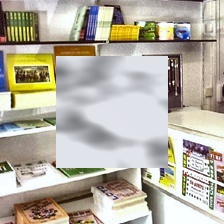
#> input picture scratch_test/known_0_white.jpg, 224 x 224 px; its folder holds only this picture in this run
$ python -i instrumented_augment.py   (imports and definitions only)
#> lines starting #> are read from the running program, lines starting #| are printed output that depends on the picture
### utils/dataset_utils.py
import numpy as np
from scipy.ndimage import gaussian_filter, zoom
from scipy.stats import truncnorm
import cv2
import os
import random
from .color_utils import ColorLibrary

DEFAULT_DIMENSIONS = (224, 224)
PATTERN_TYPES = ['solid', 'stripes', 'color_blocking', 'polka_dot']
PATTERN_WEIGHTS = [0.5, 0.25, 0.15, 0.1]

class InnerSquareGenerator:
    # [102 lines left out: functions __init__, generate_random_color, compose_random_color, add_pattern, apply_synthetic_fold_texture, generate and 1 more, not called in this run]

class OuterSquareGenerator:

    def __init__(self, dimensions=DEFAULT_DIMENSIONS, path_to_bgs=None):
        self.dimensions = dimensions
        self.path_to_bgs = path_to_bgs

    # [40 lines left out: function generate, not called in this run]

class DatasetGenerator:

    def __init__(self, dimensions=DEFAULT_DIMENSIONS, path_to_bgs=None):
        self.outer_gen = OuterSquareGenerator(dimensions=dimensions, path_to_bgs=path_to_bgs)
        self.inner_gen = InnerSquareGenerator(dimensions=dimensions)

    # [317 lines left out: functions generate, generate_synthetic_clothing_folds, color_balance_image, _sample_distinct_random_colors, _blend_with_alpha, _apply_solid_gradient_pattern and 4 more, not called in this run]


def _sample_texture_opacity(min_alpha=0.3, max_alpha=1.0):
    return float(np.random.uniform(min_alpha, max_alpha))

# =================================================
#               HELPER FUNCTIONS
# =================================================

# [200 lines left out: functions _perlin_2d, _fbm_perlin, _linearization_and_black_level_sub, _chromatic_adaptation_shades_of_gray, _exposure_and_local_contrast, _sample_truncated_normal and 6 more, not called in this run]


def _augment_jpeg_compression(img_uint8, quality_range=(40, 85)):
    """Simulate JPEG camera compression artifacts by encoding and decoding at a random quality."""
    quality = random.randint(*quality_range)
    encode_params = [cv2.IMWRITE_JPEG_QUALITY, quality]
    _, encoded = cv2.imencode('.jpg', img_uint8, encode_params)
    return cv2.imdecode(encoded, cv2.IMREAD_COLOR)


# [13 lines left out: function _augment_salt_and_pepper, not called in this run]

### utils/instrumented_augment.py
# =============================================================================
# instrumented_augment.py: augmentations that report what they did
# =============================================================================
# The V1/V2 pipeline samples a parameter for every augmentation and then throws
# it away. That discarded number is exactly what a failure-mode diagnosis needs:
# without it you can observe *that* the model is worse on some images, but never
# *which photometric axis* is responsible.
#
# This module re-implements the V2 lighting pipeline so that every effect
# returns the value it sampled. Distributions are unchanged from V2, so the
# data is statistically identical, with one deliberate exception documented
# below.
#
# DELIBERATE CHANGE vs V2: hue and saturation are decoupled.
#   In V2 both live inside `_augment_color_jitter` behind ONE p=0.5 gate, so
#   they always fire together. Perfectly correlated regressors cannot be
#   attributed: "the model struggles with hue" is unfalsifiable if hue never
#   varies independently of saturation. They now have independent gates.
#
# Two modes:
#   apply_lighting(...)      stochastic, matches the V2 training distribution
#   apply_single_axis(...)   forces exactly ONE axis to a chosen value, leaving
#                            every other axis neutral. Used for probe sets,
#                            where clean attribution requires that only one
#                            thing varies at a time.
# =============================================================================

import random

import cv2
import numpy as np

from .dataset_utils import (
    _augment_brightness_contrast,
    _augment_gaussian_blur,
    _augment_jpeg_compression,
    _augment_salt_and_pepper,
    _augment_shadow,
    _sample_truncated_normal,
)
from .color_utils_extended import (
    _augment_specular_highlight,
    _augment_vignette,
)

# ── Axis registry ────────────────────────────────────────────────────────────
# Every axis: the metadata column it writes, its neutral (no-effect) value, and
# the range it is swept over when building a probe set.
AXES = (
    "brightness", "temperature", "hue", "saturation", "shadow",
    "blur", "noise", "jpeg", "specular", "vignette",
)

AXIS_RANGE = {
    "brightness":  (0.3, 1.8),      # multiplier;  neutral 1.0
    "temperature": (-1.0, 1.0),     # signed warm/cool;  neutral 0.0
    "hue":         (-25.0, 25.0),   # degrees;  neutral 0.0
    "saturation":  (0.3, 2.0),      # multiplier;  neutral 1.0
    "shadow":      (0.1, 0.55),     # ramp strength;  neutral 0.0
    "blur":        (0.1, 1.5),      # gaussian sigma;  neutral 0.0
    "noise":       (0.001, 0.005),  # salt-pepper density;  neutral 0.0
    "jpeg":        (40, 85),        # quality (LOWER is harder);  neutral 100
    "specular":    (0.15, 0.4),     # highlight strength;  neutral 0.0
    "vignette":    (0.2, 0.5),      # edge falloff;  neutral 0.0
}

AXIS_NEUTRAL = {
    "brightness": 1.0, "temperature": 0.0, "hue": 0.0, "saturation": 1.0,
    "shadow": 0.0, "blur": 0.0, "noise": 0.0, "jpeg": 100,
    "specular": 0.0, "vignette": 0.0,
}

# Metadata columns emitted per image. NaN means "this effect did not fire".
META_COLUMNS = (
    "aug_brightness", "aug_temp_r", "aug_temp_b", "aug_hue", "aug_sat",
    "aug_shadow", "aug_blur", "aug_noise", "aug_jpeg",
    "aug_specular", "aug_vignette", "n_aug",
)

TEMP_HALF_RANGE = 0.25  # r,b scales live in 1.0 +/- this  (matches V2's U(0.75, 1.25))


# [31 lines left out: functions probe_values, _temp_scales_from_signed, _apply_temperature, not called in this run]


def _apply_hue(img_float, hue_shift_deg):
    img_uint8 = (np.clip(img_float, 0.0, 1.0) * 255).astype(np.uint8)
    hsv = cv2.cvtColor(img_uint8, cv2.COLOR_BGR2HSV).astype(np.float32)
    hsv[:, :, 0] = (hsv[:, :, 0] + hue_shift_deg) % 180.0
    return cv2.cvtColor(hsv.astype(np.uint8), cv2.COLOR_HSV2BGR).astype(np.float32) / 255.0


# [5 lines left out: function _apply_saturation, not called in this run]


def _apply_blur_sigma(img_float, sigma):
    from scipy.ndimage import gaussian_filter
    return gaussian_filter(img_float, sigma=[sigma, sigma, 0])


def _apply_noise_density(img_float, density):
    out = img_float.copy()
    n = int(density * out.shape[0] * out.shape[1])
    rng = np.random.default_rng(np.random.randint(0, 2**31 - 1))
    out[rng.integers(0, out.shape[0], n), rng.integers(0, out.shape[1], n)] = 1.0
    out[rng.integers(0, out.shape[0], n), rng.integers(0, out.shape[1], n)] = 0.0
    return out


def _apply_shadow_strength(img_float, strength):
    """Directional shadow at a *fixed* strength (V2 samples it internally)."""
    h, w = img_float.shape[:2]
    direction = random.choice(["left", "right", "top", "bottom"])
    if direction == "left":
        ramp = np.tile(np.linspace(strength, 0.0, w, dtype=np.float32), (h, 1))
    elif direction == "right":
        ramp = np.tile(np.linspace(0.0, strength, w, dtype=np.float32), (h, 1))
    elif direction == "top":
        ramp = np.tile(np.linspace(strength, 0.0, h, dtype=np.float32)[:, None], (1, w))
    else:
        ramp = np.tile(np.linspace(0.0, strength, h, dtype=np.float32)[:, None], (1, w))
    out = img_float * (1.0 - ramp[:, :, None])
    out[:, :, 0] = np.clip(out[:, :, 0] + ramp * 0.12, 0.0, 1.0)  # cool the shadow
    return np.clip(out, 0.0, 1.0)


# [8 lines left out: function _apply_specular_strength, not called in this run]


def _apply_vignette_strength(img_float, strength):
    h, w = img_float.shape[:2]
    cx, cy = w / 2.0, h / 2.0
    yy, xx = np.mgrid[0:h, 0:w]
    dist = np.sqrt(((xx - cx) / max(cx, 1)) ** 2 + ((yy - cy) / max(cy, 1)) ** 2)
    return img_float * (1.0 - np.clip(dist * strength, 0, 1))[:, :, None]


# ── Mode 1: stochastic (training distribution) ───────────────────────────────
def apply_lighting(img, p=0.5):
    """V2's augmentation pipeline, instrumented.

    Returns
    -------
    out  : np.ndarray  uint8 BGR
    meta : dict        sampled parameter per axis; NaN where the effect
                       did not fire. Order of effects matches V2.
    """
    meta = {c: float("nan") for c in META_COLUMNS}
    n_aug = 0
    out = img.astype(np.float32) / 255.0

    if random.random() < p:
        factor = _sample_truncated_normal(1.0, 0.35, *AXIS_RANGE["brightness"])
        out = out * factor
        meta["aug_brightness"] = factor
        n_aug += 1

    if random.random() < p:
        r_scale = random.uniform(1 - TEMP_HALF_RANGE, 1 + TEMP_HALF_RANGE)
        b_scale = random.uniform(1 - TEMP_HALF_RANGE, 1 + TEMP_HALF_RANGE)
        out = _apply_temperature(out, r_scale, b_scale)
        meta["aug_temp_r"], meta["aug_temp_b"] = r_scale, b_scale
        n_aug += 1

    # DECOUPLED from saturation (see module header)
    if random.random() < p:
        hue_shift = random.uniform(-25.0, 25.0)
        out = _apply_hue(out, hue_shift)
        meta["aug_hue"] = hue_shift
        n_aug += 1

    if random.random() < p:
        sat_scale = _sample_truncated_normal(1.0, 0.4, *AXIS_RANGE["saturation"])
        out = _apply_saturation(out, sat_scale)
        meta["aug_sat"] = sat_scale
        n_aug += 1

    if random.random() < p:
        strength = random.uniform(*AXIS_RANGE["shadow"])
        out = _apply_shadow_strength(out, strength)
        meta["aug_shadow"] = strength
        n_aug += 1

    if random.random() < p:
        sigma = float(np.clip(abs(np.random.normal(0.0, 0.5)), *AXIS_RANGE["blur"]))
        out = _apply_blur_sigma(out, sigma)
        meta["aug_blur"] = sigma
        n_aug += 1

    if random.random() < p:
        density = random.uniform(*AXIS_RANGE["noise"])
        out = _apply_noise_density(out, density)
        meta["aug_noise"] = density
        n_aug += 1

    # V2 applies specular/vignette at p*0.4 on the float image
    if random.random() < p * 0.4:
        strength = random.uniform(*AXIS_RANGE["specular"])
        out = _apply_specular_strength(out, strength)
        meta["aug_specular"] = strength
        n_aug += 1

    if random.random() < p * 0.4:
        strength = random.uniform(*AXIS_RANGE["vignette"])
        out = _apply_vignette_strength(out, strength)
        meta["aug_vignette"] = strength
        n_aug += 1

    out = (np.clip(out, 0.0, 1.0) * 255).astype(np.uint8)

    if random.random() < p:
        quality = random.randint(*AXIS_RANGE["jpeg"])
        out = _augment_jpeg_compression(out, quality_range=(quality, quality))
        meta["aug_jpeg"] = quality
        n_aug += 1

    meta["n_aug"] = n_aug
    return out, meta


# ── Mode 2: single axis (probe sets) ─────────────────────────────────────────
_META_KEY = {
    "brightness": "aug_brightness", "hue": "aug_hue", "saturation": "aug_sat",
    "shadow": "aug_shadow", "blur": "aug_blur", "noise": "aug_noise",
    "jpeg": "aug_jpeg", "specular": "aug_specular", "vignette": "aug_vignette",
}


# [47 lines left out: function apply_single_axis, not called in this run]

>>> import cv2
>>> picture = cv2.imread('../scratch_test/known_0_white.jpg')
#> picture is the input picture: shape (224, 224, 3); mean B, G, R 161.4, 175.3, 181.3
>>> result = apply_lighting(picture)
#> in _apply_hue, `hsv = cv2.cvtColor(img_uint8, cv2.COLOR_BGR2HSV).astype(np.float32)`:
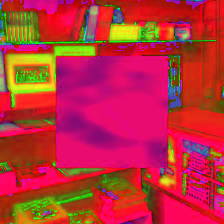
#> hsv: shape (224, 224, 3) float32; mean B, G, R 59.4, 48.2, 185.7
#> in _apply_hue, `hsv[:, :, 0] = (hsv[:, :, 0] + hue_shift_deg) % 180.0`:
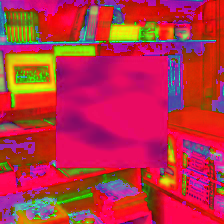
#> hsv: shape (224, 224, 3) float32; mean B, G, R 69.2, 48.2, 185.7
#> in _apply_hue, `return cv2.cvtColor(hsv.astype(np.uint8), cv2.COLOR_HSV2BGR).astype(np..`:
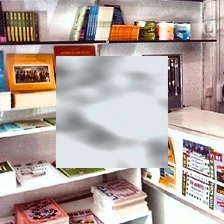
#> returned value: shape (224, 224, 3) float32; mean of channels 0, 1, 2 0.634, 0.656, 0.712; drawn as B, G, R
#> in _apply_shadow_strength, `out = img_float * (1.0 - ramp[:, :, None])`:
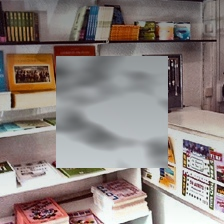
#> out: shape (224, 224, 3) float32; mean B, G, R 0.495, 0.511, 0.554
#> in _apply_noise_density, `out[rng.integers(0, out.shape[0], n), rng.integers(0, out.shape[1], n)..`:
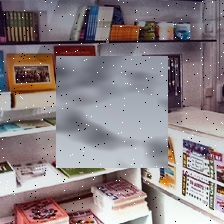
#> out: shape (224, 224, 3) float32; mean B, G, R 0.522, 0.511, 0.553
#> in _apply_vignette_strength, `return img_float * (1.0 - np.clip(dist * strength, 0, 1))[:, :, None]`:
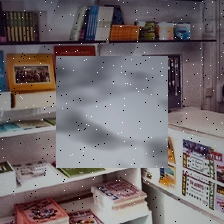
#> returned value: shape (224, 224, 3) float64; mean of channels 0, 1, 2 0.429, 0.419, 0.452; drawn as B, G, R
#> in _augment_jpeg_compression, `_, encoded = cv2.imencode('.jpg', img_uint8, encode_params)`: encoded = 8911 values, max 255 at index 0, min 0 at index 4, mean 122.4
#> in _augment_jpeg_compression, `return cv2.imdecode(encoded, cv2.IMREAD_COLOR)`:
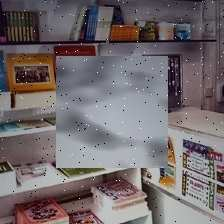
#> returned value: shape (224, 224, 3); mean B, G, R 109.2, 106.4, 114.8

$ run again, on scratch_test/known_2_yellow.jpg
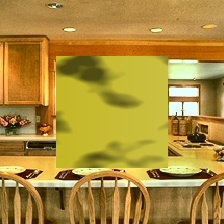
#> input picture scratch_test/known_2_yellow.jpg, 224 x 224 px
#> picture is the input picture: shape (224, 224, 3); mean B, G, R 58.3, 139.6, 172.6
#> in _apply_noise_density, `out[rng.integers(0, out.shape[0], n), rng.integers(0, out.shape[1], n)..`:
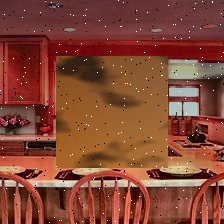
#> out: shape (224, 224, 3) float32; mean B, G, R 0.205, 0.275, 0.52
#> encoded = 8408 values, max 255 at index 0, min 0 at index 4, mean 122.9
#> in _augment_jpeg_compression, `return cv2.imdecode(encoded, cv2.IMREAD_COLOR)`:
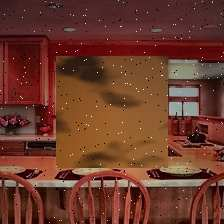
#> returned value: shape (224, 224, 3); mean B, G, R 42.3, 57.5, 108
